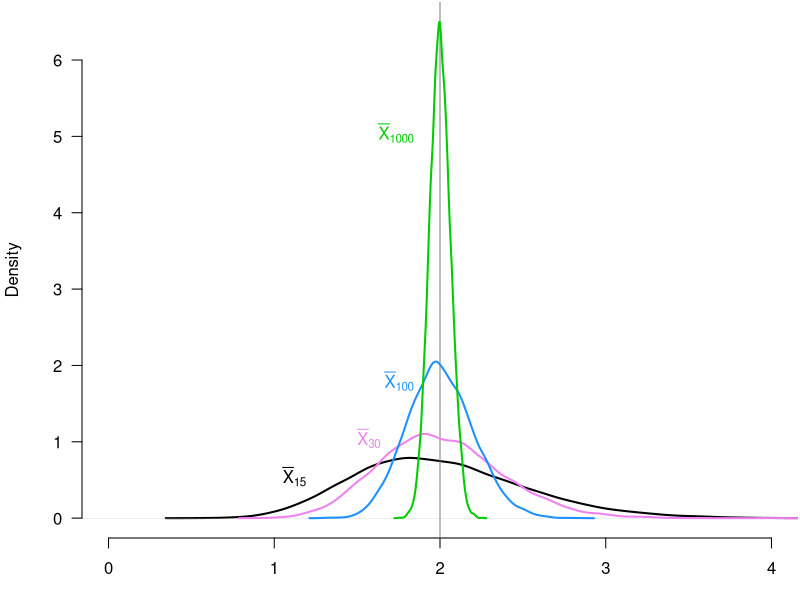
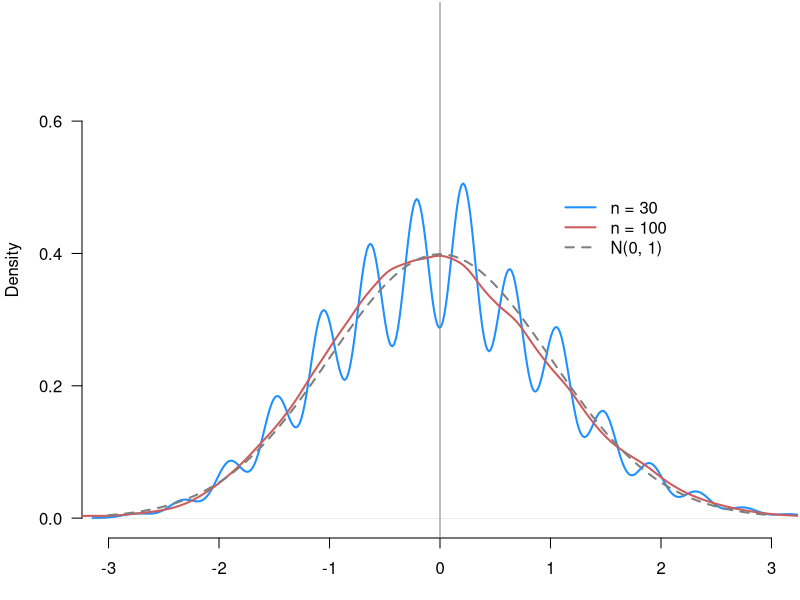
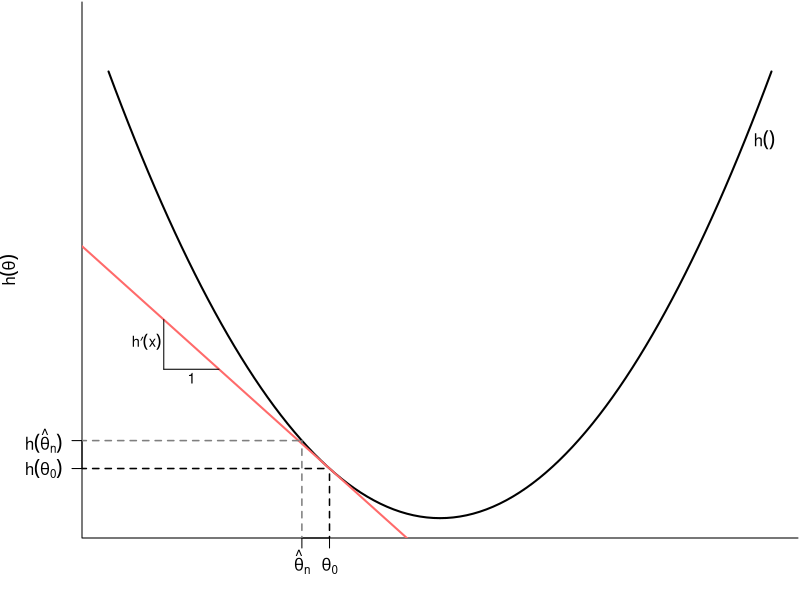

Write the R code that produced these figures, in order.
## ---- chunk 1
#| label: "fig-lln-sim"
#| echo: false
#| fig-cap: "Sampling distribution of the sample mean as a function of
#| sample size"
nsims <- 10000
holder <- matrix(NA, nrow = nsims, ncol = 6)
for (i in 1:nsims) {
  s5 <- rexp(n = 5, rate = 0.5)
  s15 <- rexp(n = 15, rate = 0.5)
  s30 <- rexp(n = 30, rate = 0.5)
  s100 <- rexp(n = 100, rate = 0.5)
  s1000 <- rexp(n = 1000, rate = 0.5)
  s10000 <- rexp(n = 10000, rate = 0.5)

  holder[i,1] <- mean(s5)
  holder[i,2] <- mean(s15)
  holder[i,3] <- mean(s30)
  holder[i,4] <- mean(s100)
  holder[i,5] <- mean(s1000)
  holder[i,6] <- mean(s10000)
}
par(las = 1, mar = c(3.1, 4.1, 0.1, 0.1))
plot(density(holder[,2]), xlim = c(0,4), bty = "n", main = "", lwd = 2, xlab = "", ylim =  range(density(holder[,5])$y))
abline(v=2, col = "grey50")
lines(density(holder[,3]), col = "violet", lwd = 2)
lines(density(holder[,4]), col = "dodgerblue", lwd = 2)
lines(density(holder[,5]), col = "green3", lwd = 2)
text(x = 1.25, y = 0.5, expression(bar(X)[15]), col = "black", pos = 2)
text(x = 1.7, y = 1, expression(bar(X)[30]), col = "violet", pos = 2)
text(x = 1.9, y = 1.75, expression(bar(X)[100]), col = "dodgerblue", pos = 2)
text(x = 1.9, y = 5, expression(bar(X)[1000]), col = "green3", pos = 2)
## ---- chunk 2
#| label: fig-clt
#| echo: false
#| fig-cap: "Sampling distributions of the normalized sample mean at
#| n=30 and n=100."
set.seed(02138)
nsims <- 10000
holder2 <- matrix(NA, nrow = nsims, ncol = 6)
for (i in 1:nsims) {
  s5 <- rbinom(n = 5, size = 1, prob = 0.25)
  s15 <- rbinom(n = 15, size = 1, prob = 0.25)
  s30 <- rbinom(n = 30, size = 1, prob = 0.25)
  s100 <- rbinom(n = 100, size = 1, prob = 0.25)
  s1000 <- rbinom(n = 1000, size = 1, prob = 0.25)
  s10000 <- rbinom(n = 10000, size = 1, prob = 0.25)

  holder2[i,1] <- mean(s5)
  holder2[i,2] <- mean(s15)
  holder2[i,3] <- mean(s30)
  holder2[i,4] <- mean(s100)
  holder2[i,5] <- mean(s1000)
  holder2[i,6] <- mean(s10000)
}

par(las = 1, mar = c(3.1, 4.1, 0.1, 0.1))
plot(density((holder2[,3] - 0.25) * sqrt(16/3) * sqrt(30)), xlim = c(-3,3), bty = "n", main = "", lwd = 2, xlab = "", col = "dodgerblue", ylim = c(0, 0.75))
lines(density((holder2[,4] - 0.25) * sqrt(16/3) * sqrt(100)), bty = "n", main = "", lwd = 2, col = "indianred")
abline(v=0, col = "grey50")
legend(x=1, y = 0.5, legend = c("n = 30", "n = 100", "N(0, 1)"), col = c("dodgerblue", "indianred", "grey50"), lwd = 2, lty = c(1, 1, 2), bty = "n")
curve(dnorm(x), from = -3, to = 3, add = TRUE, lwd = 2, lty = 2, col = "grey50")
## ---- chunk 3
#| label: "fig-delta"
#| echo: false
#| fig-cap: "Linear approximation to nonlinear functions"

curve(x ^ 2, from = -3, to = 3, lwd = 2, bty = "l", ylim = c(0, 10),
      xaxt = "n", yaxt = "n", xlab = expression(theta), ylab = expression(h(theta)))
axis(side = 1, at = c(-1, -1.25), labels = c(expression(theta[0]), expression(hat(theta)[n])))
axis(side = 2, at = c(1, 1.25^2), labels = c(expression(h(theta[0])), expression(h(hat(theta)[n]))), las =1)
abline(a = -1, b = -2, col = "indianred1", lwd = 2)
segments(x0 = -1, y0 = -1, y1 = 1, lty = 2, lwd = 1.5)
segments(x0 = -1.25, y0 = -1, y1 = 1.25^2, lty = 2, lwd = 1.5, col = "grey50")
segments(x0 = -20, x1 = -1.25, y0 = 1.25 ^ 2, lwd = 1.5, lty = 2, col = "grey50")
segments(x0 = -20, x1 = -1, y0 = 1, lwd = 1.5, lty = 2, col = "black")
segments(x0 = -2.5, x1 = -2.5, y0 = 4, y1 = 3)
segments(x0 = -2.5, x1 = -2, y0 = 3, y1 = 3)
text(x = -2.5, y = 3.5, expression(h*minute*(x)), pos = 2, cex = 0.88, offset = 0.1)
text(x = -2.25, y = 3, "1", pos = 1, cex = 0.88, offset = 0.25)
text(x = 2.75, y = 2.75^2, expression(h()), pos = 4)
